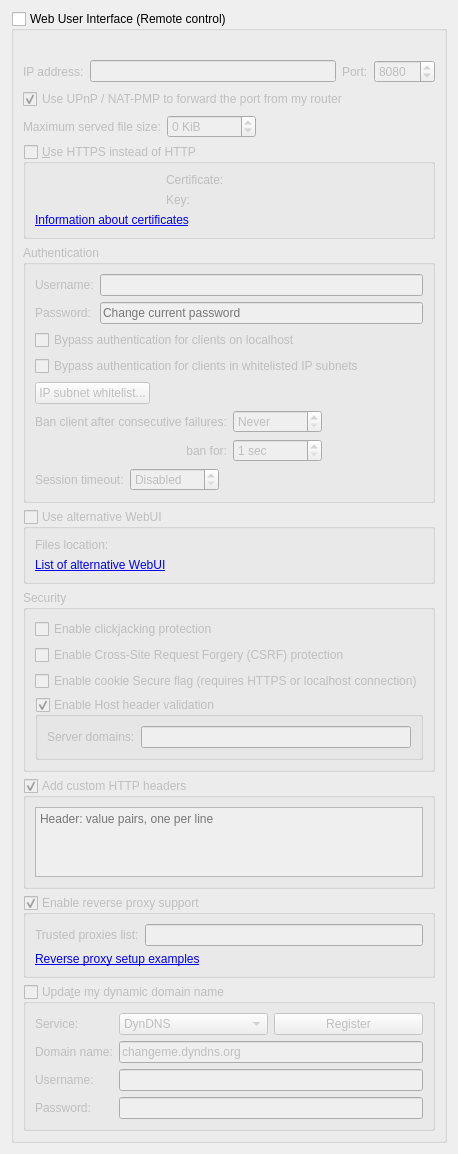
          <widget class="QWidget" name="scrollAreaWidgetContents_7">
           <property name="geometry">
            <rect>
             <x>0</x>
             <y>0</y>
             <width>382</width>
             <height>1045</height>
            </rect>
           </property>
           <layout class="QVBoxLayout" name="verticalLayout_23">
            <item>
             <widget class="QGroupBox" name="checkWebUI">
              <property name="title">
               <string>Web User Interface (Remote control)</string>
              </property>
              <property name="checkable">
               <bool>true</bool>
              </property>
              <property name="checked">
               <bool>false</bool>
              </property>
              <layout class="QVBoxLayout" name="verticalLayout_2">
               <item>
                <widget class="QLabel" name="labelWebUIError">
                 <property name="font">
                  <font>
                   <italic>true</italic>
                  </font>
                 </property>
                 <property name="text">
                  <string/>
                 </property>
                </widget>
               </item>
               <item>
                <layout class="QHBoxLayout" name="horizontalLayout_2">
                 <item>
                  <widget class="QLabel" name="lblWebUIAddress">
                   <property name="text">
                    <string>IP address:</string>
                   </property>
                  </widget>
                 </item>
                 <item>
                  <widget class="QLineEdit" name="textWebUIAddress">
                   <property name="toolTip">
                    <string>IP address that the Web UI will bind to.
Specify an IPv4 or IPv6 address. You can specify &quot;0.0.0.0&quot; for any IPv4 address,
&quot;::&quot; for any IPv6 address, or &quot;*&quot; for both IPv4 and IPv6.</string>
                   </property>
                  </widget>
                 </item>
                 <item>
                  <widget class="QLabel" name="lblWebUIPort">
                   <property name="text">
                    <string>Port:</string>
                   </property>
                  </widget>
                 </item>
                 <item>
                  <widget class="QSpinBox" name="spinWebUIPort">
                   <property name="minimum">
                    <number>1</number>
                   </property>
                   <property name="maximum">
                    <number>65535</number>
                   </property>
                   <property name="value">
                    <number>8080</number>
                   </property>
                  </widget>
                 </item>
                </layout>
               </item>
               <item>
                <widget class="QCheckBox" name="checkWebUIUPnP">
                 <property name="text">
                  <string>Use UPnP / NAT-PMP to forward the port from my router</string>
                 </property>
                 <property name="checked">
                  <bool>true</bool>
                 </property>
                </widget>
               </item>
               <item>
                <layout class="QHBoxLayout" name="horizontalLayout_webuiMaxFileSize">
                 <item>
                  <widget class="QLabel" name="lblWebUIMaxFileSize">
                   <property name="text">
                    <string>Maximum served file size:</string>
                   </property>
                   <property name="toolTip">
                    <string>Set to -1 to disable the size limit. Values are in KiB.</string>
                   </property>
                  </widget>
                 </item>
                 <item>
                  <widget class="QSpinBox" name="spinWebUIMaxFileSize">
                   <property name="toolTip">
                    <string>Set to -1 to disable the size limit. Values are in KiB.</string>
                   </property>
                   <property name="specialValueText">
                    <string>Unlimited</string>
                   </property>
                   <property name="minimum">
                    <number>-1</number>
                   </property>
                   <property name="maximum">
                    <number>2097151</number>
                   </property>
                   <property name="singleStep">
                    <number>1</number>
                   </property>
                   <property name="suffix">
                    <string> KiB</string>
                   </property>
                  </widget>
                 </item>
                 <item>
                  <spacer name="horizontalSpacer_webuiMaxFileSize">
                   <property name="orientation">
                    <enum>Qt::Orientation::Horizontal</enum>
                   </property>
                   <property name="sizeHint" stdset="0">
                    <size>
                     <width>40</width>
                     <height>20</height>
                    </size>
                   </property>
                  </spacer>
                 </item>
                </layout>
               </item>
                 <item>
                  <widget class="QGroupBox" name="checkWebUIHttps">
                 <property name="title">
                  <string>&amp;Use HTTPS instead of HTTP</string>
                 </property>
                 <property name="checkable">
                  <bool>true</bool>
                 </property>
                 <property name="checked">
                  <bool>false</bool>
                 </property>
                 <layout class="QGridLayout" name="gridLayout_11">
                  <item row="0" column="0">
                   <widget class="QLabel" name="lblSslCertStatus"/>
                  </item>
                  <item row="0" column="1">
                   <widget class="QLabel" name="lblWebUICrt">
                    <property name="text">
                     <string>Certificate:</string>
                    </property>
                   </widget>
                  </item>
                  <item row="0" column="2">
                   <widget class="FileSystemPathLineEdit" name="textWebUIHttpsCert" native="true"/>
                  </item>
                  <item row="1" column="0">
                   <widget class="QLabel" name="lblSslKeyStatus"/>
                  </item>
                  <item row="1" column="1">
                   <widget class="QLabel" name="lblWebUIKey">
                    <property name="text">
                     <string>Key:</string>
                    </property>
                   </widget>
                  </item>
                  <item row="1" column="2">
                   <widget class="FileSystemPathLineEdit" name="textWebUIHttpsKey" native="true"/>
                  </item>
                  <item row="2" column="0" colspan="3">
                   <widget class="QLabel" name="lblWebUICertInfo">
                    <property name="text">
                     <string>&lt;a href=https://httpd.apache.org/docs/current/ssl/ssl_faq.html#aboutcerts&gt;Information about certificates&lt;/a&gt;</string>
                    </property>
                    <property name="openExternalLinks">
                     <bool>true</bool>
                    </property>
                    <property name="textInteractionFlags">
                     <set>Qt::TextInteractionFlag::LinksAccessibleByKeyboard|Qt::TextInteractionFlag::LinksAccessibleByMouse</set>
                    </property>
                   </widget>
                  </item>
                 </layout>
                </widget>
               </item>
               <item>
                <widget class="QGroupBox" name="groupWebUIAuth">
                 <property name="title">
                  <string>Authentication</string>
                 </property>
                 <layout class="QVBoxLayout" name="verticalLayout_35">
                  <item>
                   <layout class="QGridLayout" name="gridLayout_8">
                    <item row="0" column="0">
                     <widget class="QLabel" name="lblWebUIUsername">
                      <property name="text">
                       <string>Username:</string>
                      </property>
                     </widget>
                    </item>
                    <item row="0" column="1">
                     <widget class="QLineEdit" name="textWebUIUsername"/>
                    </item>
                    <item row="1" column="0">
                     <widget class="QLabel" name="lblWebUIPassword">
                      <property name="text">
                       <string>Password:</string>
                      </property>
                     </widget>
                    </item>
                    <item row="1" column="1">
                     <widget class="QLineEdit" name="textWebUIPassword">
                      <property name="echoMode">
                       <enum>QLineEdit::EchoMode::Password</enum>
                      </property>
                      <property name="placeholderText">
                       <string>Change current password</string>
                      </property>
                     </widget>
                    </item>
                   </layout>
                  </item>
                  <item>
                   <widget class="QCheckBox" name="checkBypassLocalAuth">
                    <property name="text">
                     <string>Bypass authentication for clients on localhost</string>
                    </property>
                   </widget>
                  </item>
                  <item>
                   <widget class="QCheckBox" name="checkBypassAuthSubnetWhitelist">
                    <property name="text">
                     <string>Bypass authentication for clients in whitelisted IP subnets</string>
                    </property>
                   </widget>
                  </item>
                  <item>
                   <widget class="QPushButton" name="IPSubnetWhitelistButton">
                    <property name="sizePolicy">
                     <sizepolicy hsizetype="Fixed" vsizetype="Fixed">
                      <horstretch>0</horstretch>
                      <verstretch>0</verstretch>
                     </sizepolicy>
                    </property>
                    <property name="text">
                     <string>IP subnet whitelist...</string>
                    </property>
                   </widget>
                  </item>
                  <item>
                   <layout class="QGridLayout" name="gridLayout_10">
                    <item row="0" column="0">
                     <widget class="QLabel" name="lblBanCounter">
                      <property name="text">
                       <string>Ban client after consecutive failures:</string>
                      </property>
                     </widget>
                    </item>
                    <item row="0" column="1">
                     <widget class="QSpinBox" name="spinBanCounter">
                      <property name="specialValueText">
                       <string>Never</string>
                      </property>
                      <property name="maximum">
                       <number>2147483647</number>
                      </property>
                     </widget>
                    </item>
                    <item row="0" column="2">
                     <spacer name="horizontalSpacer_15">
                      <property name="orientation">
                       <enum>Qt::Orientation::Horizontal</enum>
                      </property>
                      <property name="sizeHint" stdset="0">
                       <size>
                        <width>40</width>
                        <height>20</height>
                       </size>
                      </property>
                     </spacer>
                    </item>
                    <item row="1" column="0">
                     <widget class="QLabel" name="lblBanDuration">
                      <property name="text">
                       <string>ban for:</string>
                      </property>
                      <property name="alignment">
                       <set>Qt::AlignmentFlag::AlignRight|Qt::AlignmentFlag::AlignTrailing|Qt::AlignmentFlag::AlignVCenter</set>
                      </property>
                     </widget>
                    </item>
                    <item row="1" column="1">
                     <widget class="QSpinBox" name="spinBanDuration">
                      <property name="suffix">
                       <string> sec</string>
                      </property>
                      <property name="minimum">
                       <number>1</number>
                      </property>
                      <property name="maximum">
                       <number>2147483647</number>
                      </property>
                     </widget>
                    </item>
                   </layout>
                  </item>
                  <item>
                  <layout class="QHBoxLayout" name="horizontalLayout_13">
                   <item>
                    <widget class="QLabel" name="lblSessionTimeout">
                     <property name="text">
                      <string>Session timeout:</string>
                     </property>
                    </widget>
                   </item>
                   <item>
                    <widget class="QSpinBox" name="spinSessionTimeout">
                     <property name="specialValueText">
                      <string>Disabled</string>
                     </property>
                     <property name="suffix">
                      <string> sec</string>
                     </property>
                     <property name="maximum">
                      <number>2147483647</number>
                     </property>
                    </widget>
                   </item>
                   <item>
                    <spacer name="horizontalSpacer_11">
                     <property name="orientation">
                      <enum>Qt::Orientation::Horizontal</enum>
                     </property>
                     <property name="sizeHint" stdset="0">
                      <size>
                       <width>40</width>
                       <height>20</height>
                      </size>
                     </property>
                    </spacer>
                   </item>
                  </layout>
                 </item>
                 </layout>
                </widget>
               </item>
               <item>
                <widget class="QGroupBox" name="groupAltWebUI">
                 <property name="title">
                  <string>Use alternative WebUI</string>
                 </property>
                 <property name="checkable">
                  <bool>true</bool>
                 </property>
                 <property name="checked">
                  <bool>false</bool>
                 </property>
                 <layout class="QVBoxLayout" name="verticalLayout_41">
                  <item>
                   <layout class="QHBoxLayout" name="horizontalLayout_5">
                    <item>
                     <widget class="QLabel" name="labelWebUIRootFolder">
                      <property name="text">
                       <string>Files location:</string>
                      </property>
                     </widget>
                    </item>
                    <item>
                     <widget class="FileSystemPathLineEdit" name="textWebUIRootFolder" native="true"/>
                    </item>
                   </layout>
                  </item>
                  <item>
                   <widget class="QLabel" name="lblAltWebUIList">
                    <property name="text">
                     <string>&lt;a href=&quot;https://github.com/qbittorrent/qBittorrent/wiki/List-of-known-alternate-WebUIs&quot;&gt;List of alternative WebUI&lt;/a&gt;</string>
                    </property>
                    <property name="openExternalLinks">
                     <bool>true</bool>
                    </property>
                    <property name="textInteractionFlags">
                     <set>Qt::TextInteractionFlag::LinksAccessibleByKeyboard|Qt::TextInteractionFlag::LinksAccessibleByMouse</set>
                    </property>
                   </widget>
                  </item>
                 </layout>
                </widget>
               </item>
               <item>
                <widget class="QGroupBox" name="groupBox_3">
                 <property name="title">
                  <string>Security</string>
                 </property>
                 <layout class="QVBoxLayout" name="verticalLayout_33">
                  <item>
                   <widget class="QCheckBox" name="checkClickjacking">
                    <property name="text">
                     <string>Enable clickjacking protection</string>
                    </property>
                   </widget>
                  </item>
                  <item>
                   <widget class="QCheckBox" name="checkCSRFProtection">
                    <property name="text">
                     <string>Enable Cross-Site Request Forgery (CSRF) protection</string>
                    </property>
                   </widget>
                  </item>
                  <item>
                   <widget class="QCheckBox" name="checkSecureCookie">
                    <property name="text">
                     <string>Enable cookie Secure flag (requires HTTPS or localhost connection)</string>
                    </property>
                   </widget>
                  </item>
                  <item>
                   <widget class="QGroupBox" name="groupHostHeaderValidation">
                    <property name="title">
                     <string>Enable Host header validation</string>
                    </property>
                    <property name="checkable">
                     <bool>true</bool>
                    </property>
                    <layout class="QVBoxLayout" name="verticalLayout_32">
                     <item>
                      <layout class="QHBoxLayout" name="horizontalLayout_10">
                       <item>
                        <widget class="QLabel" name="labelServerDomains">
                         <property name="text">
                          <string>Server domains:</string>
                         </property>
                        </widget>
                       </item>
                       <item>
                        <widget class="QLineEdit" name="textServerDomains">
                         <property name="toolTip">
                          <string>Whitelist for filtering HTTP Host header values.
In order to defend against DNS rebinding attack,
you should put in domain names used by WebUI server.

Use ';' to split multiple entries. Can use wildcard '*'.</string>
                         </property>
                        </widget>
                       </item>
                      </layout>
                     </item>
                    </layout>
                   </widget>
                  </item>
                 </layout>
                </widget>
               </item>
               <item>
                <widget class="QGroupBox" name="groupWebUIAddCustomHTTPHeaders">
                 <property name="title">
                  <string>Add custom HTTP headers</string>
                 </property>
                 <property name="checkable">
                  <bool>true</bool>
                 </property>
                 <layout class="QVBoxLayout" name="verticalLayout_8">
                  <item>
                   <widget class="QPlainTextEdit" name="textWebUICustomHTTPHeaders">
                    <property name="tabChangesFocus">
                     <bool>true</bool>
                    </property>
                    <property name="lineWrapMode">
                     <enum>QPlainTextEdit::LineWrapMode::NoWrap</enum>
                    </property>
                    <property name="placeholderText">
                     <string>Header: value pairs, one per line</string>
                    </property>
                   </widget>
                  </item>
                 </layout>
                </widget>
               </item>
               <item>
                <widget class="QGroupBox" name="groupEnableReverseProxySupport">
                 <property name="title">
                  <string>Enable reverse proxy support</string>
                 </property>
                 <property name="checkable">
                  <bool>true</bool>
                 </property>
                 <layout class="QVBoxLayout" name="verticalLayout_331">
                  <item>
                   <layout class="QHBoxLayout" name="horizontalLayout_131">
                    <item>
                     <widget class="QLabel" name="lblReverseProxiesList">
                      <property name="text">
                       <string>Trusted proxies list:</string>
                      </property>
                     </widget>
                    </item>
                    <item>
                     <widget class="QLineEdit" name="textTrustedReverseProxiesList">
                      <property name="toolTip">
                       <string>Specify reverse proxy IPs (or subnets, e.g. 0.0.0.0/24) in order to use forwarded client address (X-Forwarded-For header). Use ';' to split multiple entries.</string>
                      </property>
                     </widget>
                    </item>
                   </layout>
                  </item>
                  <item>
                   <widget class="QLabel" name="labelReverseProxyLink">
                    <property name="text">
                     <string>&lt;a href=https://github.com/qbittorrent/qBittorrent/wiki#reverse-proxy-setup-for-webui-access&gt;Reverse proxy setup examples&lt;/a&gt;</string>
                    </property>
                    <property name="openExternalLinks">
                     <bool>true</bool>
                    </property>
                    <property name="textInteractionFlags">
                     <set>Qt::TextInteractionFlag::LinksAccessibleByKeyboard|Qt::TextInteractionFlag::LinksAccessibleByMouse</set>
                    </property>
                   </widget>
                  </item>
                 </layout>
                </widget>
               </item>
               <item>
                <widget class="QGroupBox" name="checkDynDNS">
                 <property name="title">
                  <string>Upda&amp;te my dynamic domain name</string>
                 </property>
                 <property name="checkable">
                  <bool>true</bool>
                 </property>
                 <property name="checked">
                  <bool>false</bool>
                 </property>
                 <layout class="QFormLayout" name="formLayout_5">
                  <item row="0" column="0">
                   <widget class="QLabel" name="label_19">
                    <property name="text">
                     <string>Service:</string>
                    </property>
                   </widget>
                  </item>
                  <item row="0" column="1">
                   <layout class="QHBoxLayout" name="horizontalLayout_3">
                    <item>
                     <widget class="QComboBox" name="comboDNSService">
                      <item>
                       <property name="text">
                        <string notr="true">DynDNS</string>
                       </property>
                      </item>
                      <item>
                       <property name="text">
                        <string notr="true">No-IP</string>
                       </property>
                      </item>
                     </widget>
                    </item>
                    <item>
                     <widget class="QPushButton" name="registerDNSBtn">
                      <property name="text">
                       <string>Register</string>
                      </property>
                     </widget>
                    </item>
                   </layout>
                  </item>
                  <item row="1" column="0">
                   <widget class="QLabel" name="label_20">
                    <property name="text">
                     <string>Domain name:</string>
                    </property>
                   </widget>
                  </item>
                  <item row="1" column="1">
                   <widget class="QLineEdit" name="domainNameTxt">
                    <property name="text">
                     <string notr="true">changeme.dyndns.org</string>
                    </property>
                   </widget>
                  </item>
                  <item row="2" column="0">
                   <widget class="QLabel" name="label_21">
                    <property name="text">
                     <string>Username:</string>
                    </property>
                   </widget>
                  </item>
                  <item row="2" column="1">
                   <widget class="QLineEdit" name="DNSUsernameTxt"/>
                  </item>
                  <item row="3" column="0">
                   <widget class="QLabel" name="label_22">
                    <property name="text">
                     <string>Password:</string>
                    </property>
                   </widget>
                  </item>
                  <item row="3" column="1">
                   <widget class="QLineEdit" name="DNSPasswordTxt">
                    <property name="echoMode">
                     <enum>QLineEdit::EchoMode::Password</enum>
                    </property>
                   </widget>
                  </item>
                 </layout>
                </widget>
               </item>
              </layout>
             </widget>
            </item>
            <item>
             <spacer name="verticalSpacer">
              <property name="orientation">
               <enum>Qt::Orientation::Vertical</enum>
              </property>
              <property name="sizeHint" stdset="0">
               <size>
                <width>20</width>
                <height>40</height>
               </size>
              </property>
             </spacer>
            </item>
           </layout>
          </widget>
